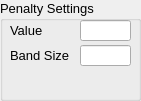
   <widget class="QGroupBox" name="groupBox_4">
    <property name="geometry">
     <rect>
      <x>590</x>
      <y>10</y>
      <width>141</width>
      <height>101</height>
     </rect>
    </property>
    <property name="font">
     <font>
      <pointsize>10</pointsize>
     </font>
    </property>
    <property name="title">
     <string>Penalty Settings</string>
    </property>
    <widget class="QLineEdit" name="linePenalty_Value">
     <property name="geometry">
      <rect>
       <x>80</x>
       <y>20</y>
       <width>51</width>
       <height>21</height>
      </rect>
     </property>
    </widget>
    <widget class="QLabel" name="label_24">
     <property name="geometry">
      <rect>
       <x>10</x>
       <y>20</y>
       <width>61</width>
       <height>20</height>
      </rect>
     </property>
     <property name="font">
      <font>
       <pointsize>10</pointsize>
      </font>
     </property>
     <property name="text">
      <string>Value</string>
     </property>
     <property name="alignment">
      <set>Qt::AlignLeading|Qt::AlignLeft|Qt::AlignVCenter</set>
     </property>
    </widget>
    <widget class="QLineEdit" name="linePenalty_Bands">
     <property name="geometry">
      <rect>
       <x>80</x>
       <y>45</y>
       <width>51</width>
       <height>21</height>
      </rect>
     </property>
    </widget>
    <widget class="QLabel" name="label_31">
     <property name="geometry">
      <rect>
       <x>10</x>
       <y>45</y>
       <width>61</width>
       <height>20</height>
      </rect>
     </property>
     <property name="font">
      <font>
       <pointsize>10</pointsize>
      </font>
     </property>
     <property name="text">
      <string>Band Size</string>
     </property>
     <property name="alignment">
      <set>Qt::AlignLeading|Qt::AlignLeft|Qt::AlignVCenter</set>
     </property>
    </widget>
   </widget>
